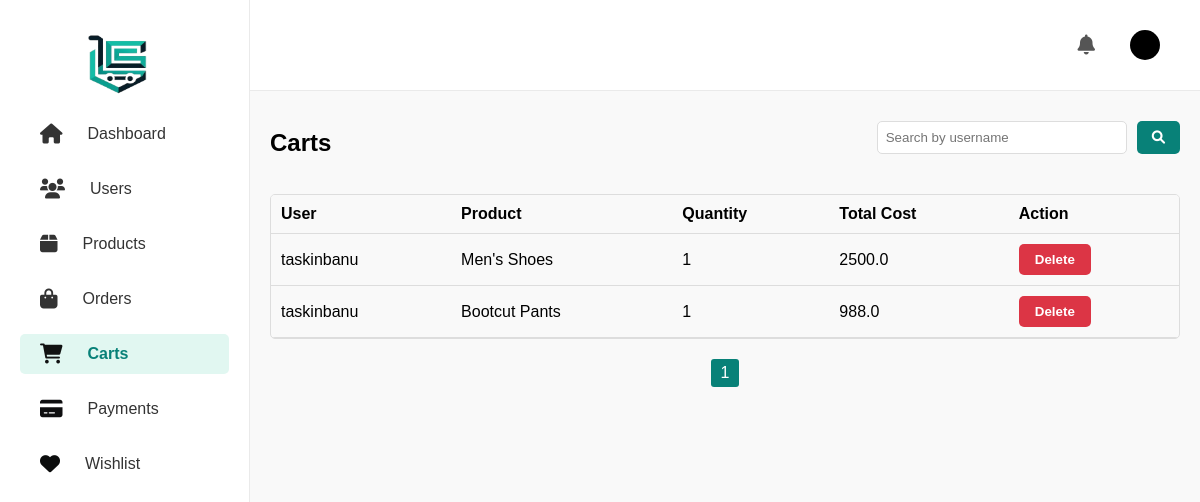
The page /dashboard/carts/ on the database its author committed.
### app/models.py (models this page shows, shortened)
class Cart(models.Model):
    user = models.ForeignKey(User, on_delete=models.CASCADE)
    product = models.ForeignKey(Product, on_delete=models.CASCADE)
    quantity = models.PositiveIntegerField(default=1)
    @property
    def total_cost(self):
        return self.quantity * self.product.discounted_price

class Product(models.Model):
    title = models.CharField(max_length=100)
    selling_price = models.FloatField()
    discounted_price = models.FloatField()
    description = models.TextField()
    composition = models.TextField(default='', blank=True)
    prodapp = models.TextField(default='', blank=True)
    category = models.CharField(choices=CATEGORY_CHOICES, max_length=2)
    product_image = models.ImageField(upload_to='product')
    created_at = models.DateTimeField(auto_now_add=True)

### app/views.py (the view)
# urls.py: path('dashboard/carts/', views.dashboard_carts, name='dashboard_carts'),
def dashboard_carts(request):
    search_query = request.GET.get('q', '')
    if search_query:
        carts = Cart.objects.filter(
            user__username__icontains=search_query
        )  # Search for carts by username (you can also add product or other fields)
    else:
        carts = Cart.objects.all()
    paginator = Paginator(carts, 8)  # 8 carts per page
    page_number = request.GET.get('page')  # Get the current page number
    page_obj = paginator.get_page(page_number)
    return render(request, 'app/admin_dashboard_carts.html', {
        'carts': page_obj,
        'search_query': search_query  # Pass search query to the template
    })

### templates/app/admin_dashboard_carts.html (shortened to what this page needs)
{% extends 'app/dashboard_static.html' %}
{% load static %}
{% block carts %}
<div class="customer-container">
    <div class="customer-header">
        <h1 class="customer-title">Carts</h1>
        <form method="GET" class="search-form">
            <input type="text" name="q" value="{{ search_query }}" placeholder="Search by username" class="wishlist-search-input">
            <button type="submit" class="search-btn"><i class="fa-solid fa-magnifying-glass" style="color: #ffffff;"></i></button>
        </form>
    </div>
    <div class="customer-table-container">
        <table class="customer-table">
            <thead>
                <tr>
                    <th>User</th>
                    <th>Product</th>
                    <th>Quantity</th>
                    <th>Total Cost</th>
                    <th>Action</th>
                </tr>
            </thead>
            <tbody>
                {% for cart in carts %}
                <tr>
                    <td>{{ cart.user.username }}</td>
                    <td>{{ cart.product.title }}</td>
                    <td>{{ cart.quantity }}</td>
                    <td>{{ cart.total_cost }}</td>
                    <td>
                        <form method="POST" action="{% url 'delete_cart_item' cart.id %}" style="display: inline;">
                            <button type="submit" class="btn-delete" onclick="return confirm('Are you sure you want to delete this cart item?')">Delete</button>
                        </form>
                    </td>
                </tr>
                {% empty %}
                <tr>
                    <td colspan="5">No carts found.</td>
                </tr>
                {% endfor %}
            </tbody>
        </table>
    </div>
    <div class="pagination">
        <span class="step-links">
            <span class="page-numbers">
                {% for num in carts.paginator.page_range %}
                    {% if carts.number == num %}
                        <span class="current-page">{{ num }}</span>
                    {% else %}
                        <a href="?page={{ num }}" class="page-link">{{ num }}</a>
                    {% endif %}
                {% endfor %}
            </span>
        </span>
    </div>
</div>
{% endblock carts %}

### templates/app/dashboard_static.html (style rules this page uses)
* { margin: 0; padding: 0; box-sizing: border-box; }
body { font-family: Arial, sans-serif; display: flex; height: 100vh; background-color: #f9f9f9; }
.customer-container { font-family: Arial, sans-serif; margin: 20px; }
.customer-header { display: flex; justify-content: space-between; align-items: center; margin-bottom: 20px; }
.customer-title { font-size: 24px; margin: 0; }
.customer-table-container { border: 1px solid #ddd; border-radius: 5px; overflow: hidden; }
.customer-table { width: 100%; border-collapse: collapse; }
.customer-table thead { background-color: #f9f9f9; }
.customer-table th, .customer-table td { padding: 10px; text-align: left; border-bottom: 1px solid #ddd; }
.customer-table th { font-weight: bold; }
td { text-align: center; padding: 10px; }
.btn-delete { display: inline-block; padding: 8px 16px; background-color: #dc3545; color: white; text-decoration: none; border-radius: 5px; font-weight: bold; transition: background-color 0.3s ease, transform 0.2s ease; }
.customer-edit-btn, .btn-delete { border: none; }
.pagination { display: flex; justify-content: center; align-items: center; margin-top: 20px; }
.step-links { display: flex; gap: 10px; }
.page-numbers { display: flex; gap: 5px; }
.current-page { background-color: #088178; color: white; padding: 5px 10px; border-radius: 3px; }
.search-form { margin-bottom: 20px; }
.search-btn { padding: 8px 12px; background-color: #088178; color: white; border: none; border-radius: 4px; cursor: pointer; }

### templates/app/admin_dashboard_carts.html (style rules this page uses)
.search-form { display: flex; gap: 10px; margin-top: 10px; justify-content: flex-end; }
.wishlist-search-input { padding: 8px; border: 1px solid #ddd; border-radius: 5px; width: 250px; }
.search-btn { background-color: #088178; color: white; padding: 8px 15px; border: none; border-radius: 5px; cursor: pointer; }

### rows shown on the page
Cart: user.username "taskinbanu", product "Men's Shoes", quantity "1", total_cost "2500.0"
Cart: user.username "taskinbanu", product "Bootcut Pants", quantity "1", total_cost "988.0"

### other values the page prints
{{ num }} "1"
